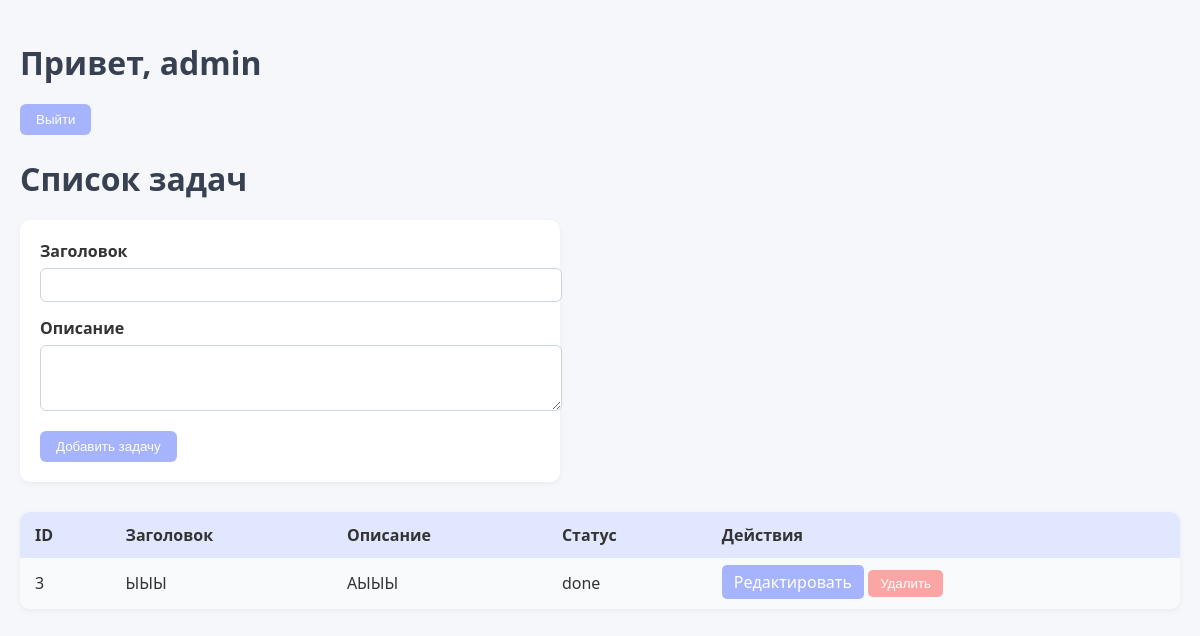
Page /task/ (signed in) on the earlier database version.
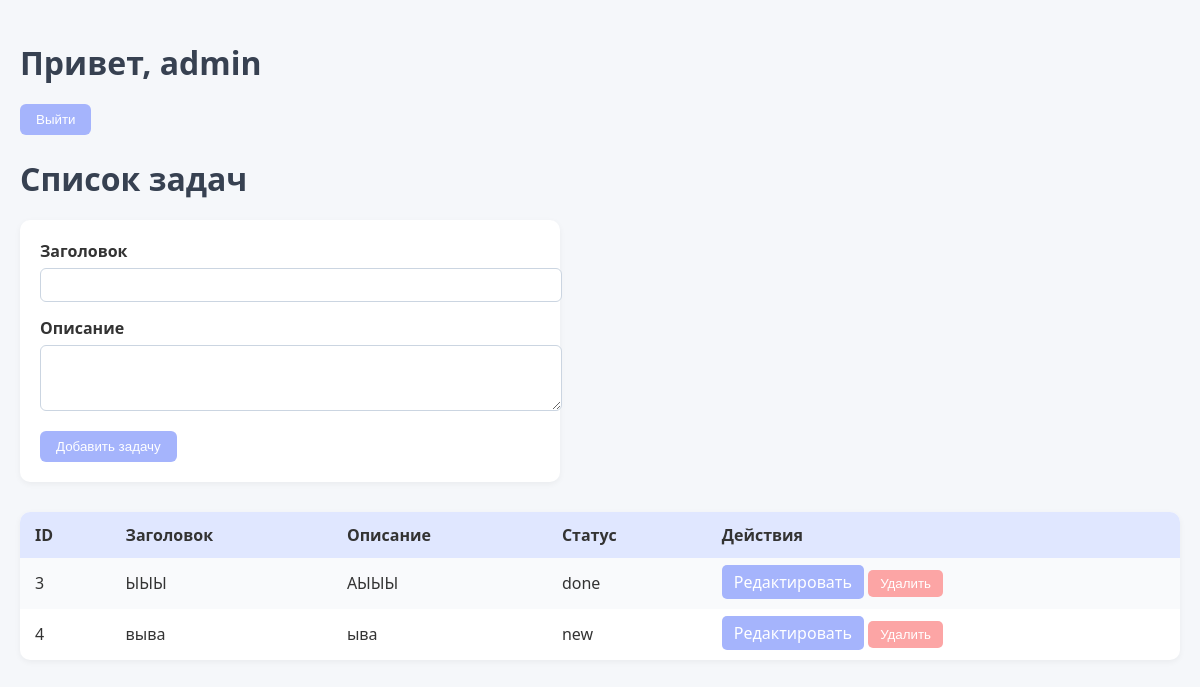
Same page on the later database version.
### task/models.py (models this page shows, shortened)
class Task(models.Model):
    class Status(models.TextChoices):
        NEW = "new", "NEW"
        DONE = "done", "DONE"
        ARCHIVED = "archived", "ARCHIVED"
    title = models.CharField(max_length=100)
    descr = models.TextField(blank=True)
    status = models.CharField(max_length=20, choices=Status.choices, default=Status.NEW)
    created_at = models.DateTimeField(auto_now_add=True)
    updated_at = models.DateTimeField(auto_now=True)
    user = models.ForeignKey(User, on_delete=models.CASCADE, related_name='tasks', null=True, blank=True)

### task/views.py (the view)
# urls.py: path('task/', get_tasks, name='task_list'),            # GET — список
@login_required(login_url="/login/")
def get_tasks(request):
    user = request.user
    if request.user.is_superuser:
        tasks = Task.objects.all()
    else:
        tasks = Task.objects.filter(user=request.user)
    return render(request,"task/index.html",{"tasks":tasks, "user":user})

### task/templates/task/index.html (shortened to what this page needs)
<!DOCTYPE html>
<html lang="ru">
<head>
</head>
<body>
<h1>Привет, {{user.username}}</h1>
<form method="post" action="{% url 'logout' %}">
    <button type="submit">Выйти</button>
</form>
<h1>Список задач</h1>
<form method="post" action="{% url 'task_add' %}" class="add-task">
    <label for="title">Заголовок</label>
    <input type="text" id="title" name="title" required>
    <label for="descr">Описание</label>
    <textarea id="descr" name="descr" rows="3"></textarea>
    <button type="submit">Добавить задачу</button>
</form>
<table>
    <tr>
        <th>ID</th>
        <th>Заголовок</th>
        <th>Описание</th>
        <th>Статус</th>
        <th>Действия</th>
    </tr>
    {% for task in tasks %}
    <tr>
        <td>{{ task.id }}</td>
        <td>{{ task.title }}</td>
        <td>{{ task.descr }}</td>
        <td>{{ task.status }}</td>
        <td>
            <a href="{% url 'task_edit' task.id %}" class="button">Редактировать</a>
            <form method="post" action="{% url 'task_delete' task.id %}" style="display:inline;">
                <button type="submit" class="delete-button" onclick="return confirm('Удалить задачу?');">Удалить</button>
            </form>
        </td>
    </tr>
    {% empty %}
    <tr>
        <td colspan="5">Нет задач</td>
    </tr>
    {% endfor %}
</table>
</body>
</html>

Differences in the rows shown:
added Task: id "4", title "выва", descr "ыва", status "new"
